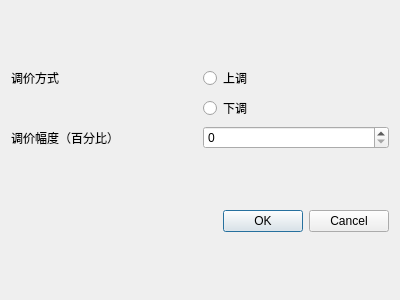
<?xml version="1.0" encoding="UTF-8"?>
<ui version="4.0">
 <class>adjustPriceDialog</class>
 <widget class="QDialog" name="adjustPriceDialog">
  <property name="geometry">
   <rect>
    <x>0</x>
    <y>0</y>
    <width>400</width>
    <height>300</height>
   </rect>
  </property>
  <property name="windowTitle">
   <string>Dialog</string>
  </property>
  <layout class="QGridLayout" name="gridLayout_2">
   <item row="0" column="0">
    <layout class="QGridLayout" name="gridLayout">
     <item row="1" column="0">
      <widget class="QLabel" name="label">
       <property name="text">
        <string>调价方式</string>
       </property>
      </widget>
     </item>
     <item row="1" column="1">
      <widget class="QRadioButton" name="radioButton_up">
       <property name="text">
        <string>上调</string>
       </property>
      </widget>
     </item>
     <item row="2" column="1">
      <widget class="QRadioButton" name="radioButton_down">
       <property name="text">
        <string>下调</string>
       </property>
      </widget>
     </item>
     <item row="4" column="0">
      <widget class="QLabel" name="label_2">
       <property name="text">
        <string>调价幅度（百分比）</string>
       </property>
      </widget>
     </item>
     <item row="4" column="1">
      <widget class="QSpinBox" name="spinBox_adjustValue"/>
     </item>
    </layout>
   </item>
   <item row="1" column="0">
    <widget class="QDialogButtonBox" name="buttonBox">
     <property name="orientation">
      <enum>Qt::Horizontal</enum>
     </property>
     <property name="standardButtons">
      <set>QDialogButtonBox::Cancel|QDialogButtonBox::Ok</set>
     </property>
    </widget>
   </item>
  </layout>
 </widget>
 <resources/>
 <connections>
  <connection>
   <sender>buttonBox</sender>
   <signal>accepted()</signal>
   <receiver>adjustPriceDialog</receiver>
   <slot>accept()</slot>
   <hints>
    <hint type="sourcelabel">
     <x>248</x>
     <y>254</y>
    </hint>
    <hint type="destinationlabel">
     <x>157</x>
     <y>274</y>
    </hint>
   </hints>
  </connection>
  <connection>
   <sender>buttonBox</sender>
   <signal>rejected()</signal>
   <receiver>adjustPriceDialog</receiver>
   <slot>reject()</slot>
   <hints>
    <hint type="sourcelabel">
     <x>316</x>
     <y>260</y>
    </hint>
    <hint type="destinationlabel">
     <x>286</x>
     <y>274</y>
    </hint>
   </hints>
  </connection>
 </connections>
</ui>
